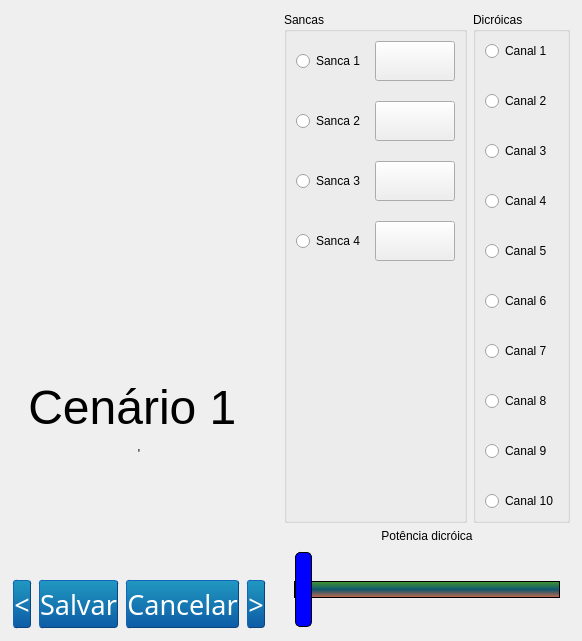
         <widget class="QWidget" name="tab_cenas">
          <property name="enabled">
           <bool>true</bool>
          </property>
          <property name="sizePolicy">
           <sizepolicy hsizetype="Expanding" vsizetype="Expanding">
            <horstretch>0</horstretch>
            <verstretch>0</verstretch>
           </sizepolicy>
          </property>
          <property name="minimumSize">
           <size>
            <width>0</width>
            <height>0</height>
           </size>
          </property>
          <attribute name="icon">
           <iconset>
            <normaloff>img/gears2.png</normaloff>img/gears2.png</iconset>
          </attribute>
          <attribute name="title">
           <string>Configurações</string>
          </attribute>
          <layout class="QGridLayout" name="gridLayout_6">
           <property name="sizeConstraint">
            <enum>QLayout::SetMaximumSize</enum>
           </property>
           <property name="leftMargin">
            <number>0</number>
           </property>
           <property name="topMargin">
            <number>0</number>
           </property>
           <property name="rightMargin">
            <number>0</number>
           </property>
           <property name="bottomMargin">
            <number>0</number>
           </property>
           <item row="0" column="0">
            <layout class="QHBoxLayout" name="horizontalLayout_3" stretch="50,33">
             <property name="sizeConstraint">
              <enum>QLayout::SetFixedSize</enum>
             </property>
             <property name="leftMargin">
              <number>6</number>
             </property>
             <property name="topMargin">
              <number>6</number>
             </property>
             <property name="rightMargin">
              <number>6</number>
             </property>
             <property name="bottomMargin">
              <number>6</number>
             </property>
             <item>
              <layout class="QVBoxLayout" name="verticalLayout_4" stretch="10,6,1">
               <property name="sizeConstraint">
                <enum>QLayout::SetFixedSize</enum>
               </property>
               <property name="leftMargin">
                <number>6</number>
               </property>
               <property name="topMargin">
                <number>6</number>
               </property>
               <property name="rightMargin">
                <number>6</number>
               </property>
               <property name="bottomMargin">
                <number>6</number>
               </property>
               <item>
                <widget class="QFrame" name="frame_color">
                 <property name="enabled">
                  <bool>true</bool>
                 </property>
                 <property name="sizePolicy">
                  <sizepolicy hsizetype="Expanding" vsizetype="Expanding">
                   <horstretch>0</horstretch>
                   <verstretch>0</verstretch>
                  </sizepolicy>
                 </property>
                 <property name="maximumSize">
                  <size>
                   <width>16777215</width>
                   <height>250</height>
                  </size>
                 </property>
                </widget>
               </item>
               <item>
                <widget class="QLabel" name="label_cgf_cena">
                 <property name="sizePolicy">
                  <sizepolicy hsizetype="Expanding" vsizetype="Expanding">
                   <horstretch>0</horstretch>
                   <verstretch>0</verstretch>
                  </sizepolicy>
                 </property>
                 <property name="text">
                  <string>&lt;html&gt;&lt;head/&gt;&lt;body&gt;&lt;p&gt;&lt;span style=&quot; font-size:36pt;&quot;&gt;Cenário 1 &lt;/span&gt;&lt;/p&gt;&lt;/body&gt;&lt;/html&gt;'</string>
                 </property>
                 <property name="alignment">
                  <set>Qt::AlignCenter</set>
                 </property>
                </widget>
               </item>
               <item>
                <layout class="QHBoxLayout" name="horizontalLayout_7">
                 <property name="topMargin">
                  <number>0</number>
                 </property>
                 <item>
                  <widget class="QPushButton" name="btn_change_cena_esq">
                   <property name="sizePolicy">
                    <sizepolicy hsizetype="Minimum" vsizetype="Expanding">
                     <horstretch>0</horstretch>
                     <verstretch>0</verstretch>
                    </sizepolicy>
                   </property>
                   <property name="minimumSize">
                    <size>
                     <width>0</width>
                     <height>50</height>
                    </size>
                   </property>
                   <property name="maximumSize">
                    <size>
                     <width>16777215</width>
                     <height>50</height>
                    </size>
                   </property>
                   <property name="baseSize">
                    <size>
                     <width>0</width>
                     <height>50</height>
                    </size>
                   </property>
                   <property name="styleSheet">
                    <string notr="true">    QPushButton
    {
    font: 20pt Aria, boldl;
    margin: 1px;
    border-color: #0c457e;
    border-style: outset;
    border-radius: 3px;
    border-width: 1px;
    color: white;
    background-color: qlineargradient(x1: 0, y1: 0, x2: 0, y2: 1, stop: 0 #2198c0, stop: 1 #0d5ca6);
    }

    QPushButton:pressed
    {
    background-color: qlineargradient(x1: 0, y1: 0, x2: 0, y2: 1, stop: 0 #0d5ca6, stop: 1 #2198c0);
    }</string>
                   </property>
                   <property name="text">
                    <string>&lt;</string>
                   </property>
                  </widget>
                 </item>
                 <item>
                  <widget class="QPushButton" name="salva_cena">
                   <property name="sizePolicy">
                    <sizepolicy hsizetype="Minimum" vsizetype="Expanding">
                     <horstretch>0</horstretch>
                     <verstretch>0</verstretch>
                    </sizepolicy>
                   </property>
                   <property name="minimumSize">
                    <size>
                     <width>0</width>
                     <height>50</height>
                    </size>
                   </property>
                   <property name="maximumSize">
                    <size>
                     <width>16777215</width>
                     <height>50</height>
                    </size>
                   </property>
                   <property name="baseSize">
                    <size>
                     <width>0</width>
                     <height>50</height>
                    </size>
                   </property>
                   <property name="styleSheet">
                    <string notr="true">    QPushButton
    {
    font: 20pt Aria, boldl;
    margin: 1px;
    border-color: #0c457e;
    border-style: outset;
    border-radius: 3px;
    border-width: 1px;
    color: white;
    background-color: qlineargradient(x1: 0, y1: 0, x2: 0, y2: 1, stop: 0 #2198c0, stop: 1 #0d5ca6);
    }

    QPushButton:pressed
    {
    background-color: qlineargradient(x1: 0, y1: 0, x2: 0, y2: 1, stop: 0 #0d5ca6, stop: 1 #2198c0);
    }</string>
                   </property>
                   <property name="text">
                    <string>Salvar</string>
                   </property>
                  </widget>
                 </item>
                 <item>
                  <widget class="QPushButton" name="btn_cancelar_edic">
                   <property name="minimumSize">
                    <size>
                     <width>0</width>
                     <height>50</height>
                    </size>
                   </property>
                   <property name="styleSheet">
                    <string notr="true">    QPushButton
    {
    font: 20pt Aria, boldl;
    margin: 1px;
    border-color: #0c457e;
    border-style: outset;
    border-radius: 3px;
    border-width: 1px;
    color: white;
    background-color: qlineargradient(x1: 0, y1: 0, x2: 0, y2: 1, stop: 0 #2198c0, stop: 1 #0d5ca6);
    }

    QPushButton:pressed
    {
    background-color: qlineargradient(x1: 0, y1: 0, x2: 0, y2: 1, stop: 0 #0d5ca6, stop: 1 #2198c0);
    }</string>
                   </property>
                   <property name="text">
                    <string>Cancelar</string>
                   </property>
                  </widget>
                 </item>
                 <item>
                  <widget class="QPushButton" name="btn_change_cena_dir">
                   <property name="sizePolicy">
                    <sizepolicy hsizetype="Minimum" vsizetype="Expanding">
                     <horstretch>0</horstretch>
                     <verstretch>0</verstretch>
                    </sizepolicy>
                   </property>
                   <property name="minimumSize">
                    <size>
                     <width>0</width>
                     <height>50</height>
                    </size>
                   </property>
                   <property name="maximumSize">
                    <size>
                     <width>16777215</width>
                     <height>50</height>
                    </size>
                   </property>
                   <property name="baseSize">
                    <size>
                     <width>0</width>
                     <height>50</height>
                    </size>
                   </property>
                   <property name="styleSheet">
                    <string notr="true">    QPushButton
    {
    font: 20pt Aria, boldl;
    margin: 1px;
    border-color: #0c457e;
    border-style: outset;
    border-radius: 3px;
    border-width: 1px;
    color: white;
    background-color: qlineargradient(x1: 0, y1: 0, x2: 0, y2: 1, stop: 0 #2198c0, stop: 1 #0d5ca6);
    }

    QPushButton:pressed
    {
    background-color: qlineargradient(x1: 0, y1: 0, x2: 0, y2: 1, stop: 0 #0d5ca6, stop: 1 #2198c0);
    }</string>
                   </property>
                   <property name="text">
                    <string>&gt;</string>
                   </property>
                  </widget>
                 </item>
                </layout>
               </item>
              </layout>
             </item>
             <item>
              <layout class="QVBoxLayout" name="verticalLayout_5" stretch="10,0,0">
               <property name="leftMargin">
                <number>6</number>
               </property>
               <property name="topMargin">
                <number>6</number>
               </property>
               <property name="rightMargin">
                <number>6</number>
               </property>
               <property name="bottomMargin">
                <number>6</number>
               </property>
               <item>
                <layout class="QGridLayout" name="gridLayout_9">
                 <item row="0" column="1">
                  <widget class="QGroupBox" name="groupBox_2">
                   <property name="sizePolicy">
                    <sizepolicy hsizetype="Expanding" vsizetype="Expanding">
                     <horstretch>0</horstretch>
                     <verstretch>0</verstretch>
                    </sizepolicy>
                   </property>
                   <property name="title">
                    <string>Sancas</string>
                   </property>
                   <layout class="QGridLayout" name="gridLayout_19">
                    <property name="horizontalSpacing">
                     <number>9</number>
                    </property>
                    <property name="verticalSpacing">
                     <number>20</number>
                    </property>
                    <item row="1" column="0">
                     <widget class="QRadioButton" name="radioButton_sanca_2">
                      <property name="text">
                       <string>Sanca 2</string>
                      </property>
                     </widget>
                    </item>
                    <item row="0" column="0">
                     <widget class="QRadioButton" name="radioButton_sanca_1">
                      <property name="text">
                       <string>Sanca 1</string>
                      </property>
                     </widget>
                    </item>
                    <item row="4" column="0">
                     <widget class="QWidget" name="widget_3" native="true">
                      <property name="sizePolicy">
                       <sizepolicy hsizetype="Expanding" vsizetype="Expanding">
                        <horstretch>0</horstretch>
                        <verstretch>0</verstretch>
                       </sizepolicy>
                      </property>
                     </widget>
                    </item>
                    <item row="0" column="1">
                     <widget class="QPushButton" name="color_led_1">
                      <property name="minimumSize">
                       <size>
                        <width>80</width>
                        <height>40</height>
                       </size>
                      </property>
                      <property name="text">
                       <string/>
                      </property>
                     </widget>
                    </item>
                    <item row="1" column="1">
                     <widget class="QPushButton" name="color_led_2">
                      <property name="minimumSize">
                       <size>
                        <width>80</width>
                        <height>40</height>
                       </size>
                      </property>
                      <property name="text">
                       <string/>
                      </property>
                     </widget>
                    </item>
                    <item row="2" column="1">
                     <widget class="QPushButton" name="color_led_3">
                      <property name="minimumSize">
                       <size>
                        <width>80</width>
                        <height>40</height>
                       </size>
                      </property>
                      <property name="text">
                       <string/>
                      </property>
                     </widget>
                    </item>
                    <item row="2" column="0">
                     <widget class="QRadioButton" name="radioButton_sanca_3">
                      <property name="text">
                       <string>Sanca 3</string>
                      </property>
                     </widget>
                    </item>
                    <item row="3" column="1">
                     <widget class="QPushButton" name="color_led_4">
                      <property name="minimumSize">
                       <size>
                        <width>80</width>
                        <height>40</height>
                       </size>
                      </property>
                      <property name="text">
                       <string/>
                      </property>
                     </widget>
                    </item>
                    <item row="3" column="0">
                     <widget class="QRadioButton" name="radioButton_sanca_4">
                      <property name="text">
                       <string>Sanca 4</string>
                      </property>
                     </widget>
                    </item>
                   </layout>
                  </widget>
                 </item>
                 <item row="0" column="2">
                  <widget class="QGroupBox" name="groupBox">
                   <property name="sizePolicy">
                    <sizepolicy hsizetype="Expanding" vsizetype="Expanding">
                     <horstretch>0</horstretch>
                     <verstretch>0</verstretch>
                    </sizepolicy>
                   </property>
                   <property name="title">
                    <string>Dicróicas</string>
                   </property>
                   <layout class="QGridLayout" name="gridLayout_12">
                    <item row="0" column="0">
                     <layout class="QGridLayout" name="gridLayout_11">
                      <property name="verticalSpacing">
                       <number>30</number>
                      </property>
                      <item row="7" column="0">
                       <widget class="QRadioButton" name="radioButton_dim_8">
                        <property name="text">
                         <string>Canal 8</string>
                        </property>
                       </widget>
                      </item>
                      <item row="3" column="0">
                       <widget class="QRadioButton" name="radioButton_dim_4">
                        <property name="sizePolicy">
                         <sizepolicy hsizetype="Expanding" vsizetype="Fixed">
                          <horstretch>0</horstretch>
                          <verstretch>0</verstretch>
                         </sizepolicy>
                        </property>
                        <property name="text">
                         <string>Canal 4</string>
                        </property>
                       </widget>
                      </item>
                      <item row="5" column="0">
                       <widget class="QRadioButton" name="radioButton_dim_6">
                        <property name="text">
                         <string>Canal 6</string>
                        </property>
                       </widget>
                      </item>
                      <item row="6" column="0">
                       <widget class="QRadioButton" name="radioButton_dim_7">
                        <property name="text">
                         <string>Canal 7</string>
                        </property>
                       </widget>
                      </item>
                      <item row="8" column="0">
                       <widget class="QRadioButton" name="radioButton_dim_9">
                        <property name="text">
                         <string>Canal 9</string>
                        </property>
                       </widget>
                      </item>
                      <item row="4" column="0">
                       <widget class="QRadioButton" name="radioButton_dim_5">
                        <property name="text">
                         <string>Canal 5</string>
                        </property>
                       </widget>
                      </item>
                      <item row="2" column="0">
                       <widget class="QRadioButton" name="radioButton_dim_3">
                        <property name="text">
                         <string>Canal 3</string>
                        </property>
                       </widget>
                      </item>
                      <item row="1" column="0">
                       <widget class="QRadioButton" name="radioButton_dim_2">
                        <property name="text">
                         <string>Canal 2</string>
                        </property>
                       </widget>
                      </item>
                      <item row="0" column="0">
                       <widget class="QRadioButton" name="radioButton_dim_1">
                        <property name="sizePolicy">
                         <sizepolicy hsizetype="Expanding" vsizetype="Fixed">
                          <horstretch>0</horstretch>
                          <verstretch>0</verstretch>
                         </sizepolicy>
                        </property>
                        <property name="text">
                         <string>Canal 1</string>
                        </property>
                       </widget>
                      </item>
                      <item row="9" column="0">
                       <widget class="QRadioButton" name="radioButton_dim_10">
                        <property name="text">
                         <string>Canal 10</string>
                        </property>
                       </widget>
                      </item>
                     </layout>
                    </item>
                   </layout>
                  </widget>
                 </item>
                </layout>
               </item>
               <item>
                <widget class="QLabel" name="label_pot_dic">
                 <property name="sizePolicy">
                  <sizepolicy hsizetype="Expanding" vsizetype="Preferred">
                   <horstretch>0</horstretch>
                   <verstretch>0</verstretch>
                  </sizepolicy>
                 </property>
                 <property name="text">
                  <string>Potência dicróica</string>
                 </property>
                 <property name="alignment">
                  <set>Qt::AlignCenter</set>
                 </property>
                </widget>
               </item>
               <item>
                <widget class="QSlider" name="slider_dimer">
                 <property name="minimumSize">
                  <size>
                   <width>0</width>
                   <height>80</height>
                  </size>
                 </property>
                 <property name="styleSheet">
                  <string notr="true">QSlider::groove:horizontal {
				border: 1px solid;
				background-color: qlineargradient(x1: 0, y1: 0, x2: 0, y2: 1, stop: 0 #46992b, stop: 0.5 #0e566d, stop: 1 #d16a4b);
				height: 15px;
				margin: 10px;
			}
			
			QSlider::handle:horizontal {
				background-color: blue;
				border: 1px solid;
				border-style: outset;
				border-radius: 5px;
				height: 10px;
				width: 15px;
				margin: -30px 0px;
			}</string>
                 </property>
                 <property name="maximum">
                  <number>100</number>
                 </property>
                 <property name="orientation">
                  <enum>Qt::Horizontal</enum>
                 </property>
                </widget>
               </item>
              </layout>
             </item>
            </layout>
           </item>
          </layout>
         </widget>
